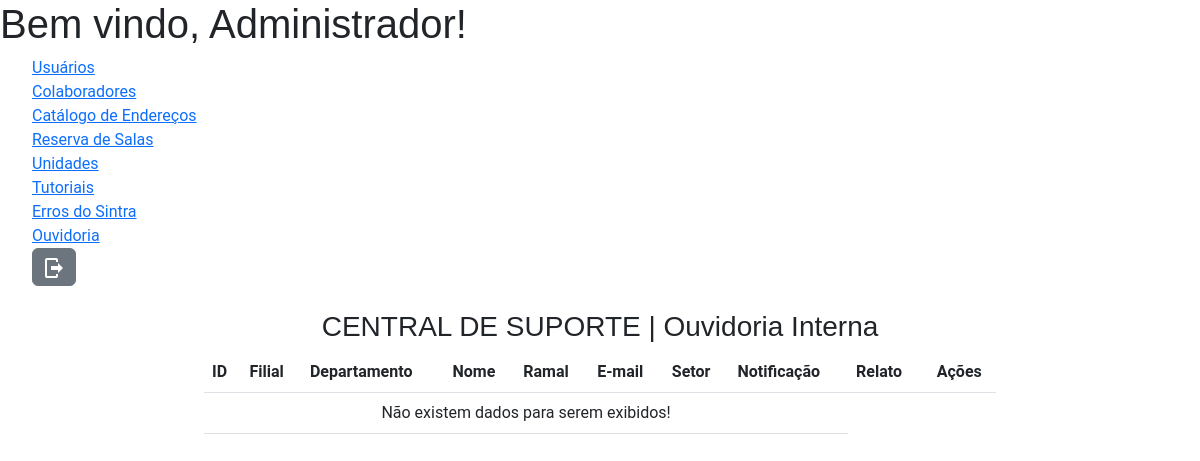
The app's page /admin/pages/ouvid-list.php (signed in), older data.
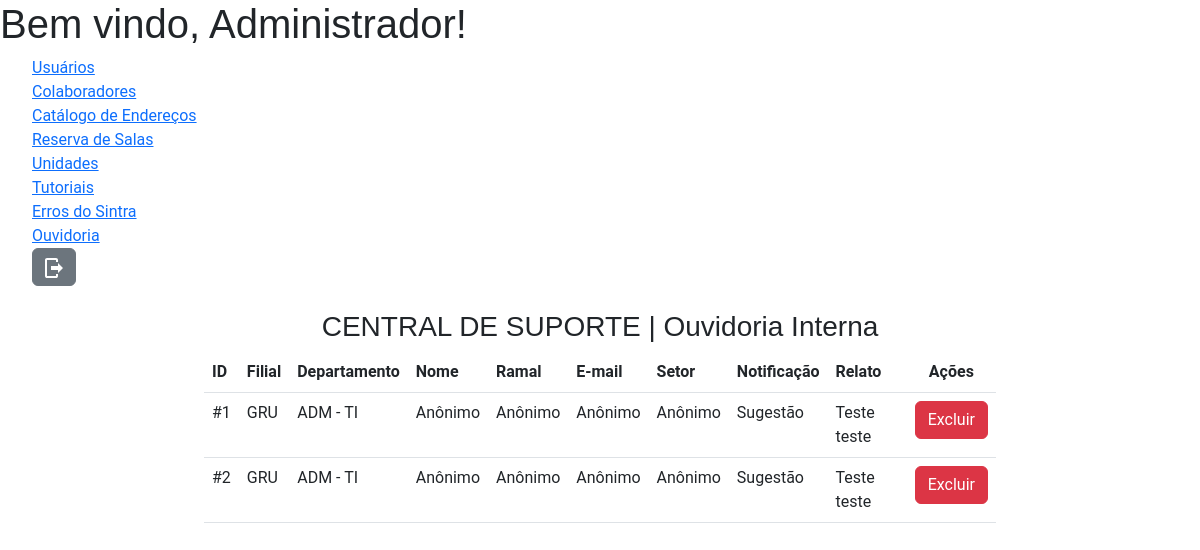
The same page, newer data.
### tables this page shows
CREATE TABLE `usuarios` (
  `id` int(11) NOT NULL,
  `username` varchar(255) NOT NULL,
  `login` varchar(255) NOT NULL,
  `email` varchar(255) NOT NULL,
  `password` varchar(32) NOT NULL,
  `profile` varchar(255) DEFAULT 'user'
);

CREATE TABLE `ombudsman` (
  `id` int(11) NOT NULL,
  `company` varchar(12) NOT NULL,
  `department` varchar(50) NOT NULL,
  `name` varchar(100) NOT NULL,
  `phone` varchar(7) NOT NULL,
  `email` varchar(255) NOT NULL,
  `sector` varchar(100) NOT NULL,
  `notification` varchar(100) NOT NULL,
  `report` varchar(500) NOT NULL
);

### admin/pages/ouvid-list.php (the view, shortened to what this page needs)
<?php
    include_once '../php_action/db_connect.php';
    $id = $_SESSION['id_usuario'];
    $sql = "SELECT * FROM usuarios WHERE id = '$id'";
    $resultado = mysqli_query($connect, $sql);
    $dados = mysqli_fetch_array($resultado);
    include_once '../includes/header.php';
?>
    <div class="row no-gutters mt-4">
        <div class="col-12 col-md-8 offset-md-2">
            <h3 class="text-center">CENTRAL DE SUPORTE | Ouvidoria Interna</h3>
            <table class="table">
                <thead class="thead-dark">
                    <tr>
                        <th>ID</th>
                        <th>Filial</th>
                        <th>Departamento</th>
                        <th>Nome</th>
                        <th>Ramal</th>
                        <th>E-mail</th>
                        <th>Setor</th>
                        <th>Notificação</th>
                        <th>Relato</th>
                        <th class="text-center">Ações</th>
                    </tr>
                </thead>
                <tbody>
                    <?php
                        $sql = "SELECT * FROM ombudsman";
                        $resultado = mysqli_query($connect, $sql);
                        if(mysqli_num_rows($resultado) > 0):
                        while($dados = mysqli_fetch_array($resultado)):
                    ?>
                    <tr>
                        <td>#<?php echo $dados['id']; ?></td>
                        <td><?php echo $dados['company']; ?></td>
                        <td><?php echo $dados['department']; ?></td>
                        <td><?php echo $dados['name']; ?></td>
                        <td><?php echo $dados['phone']; ?></td>
                        <td><?php echo $dados['email']; ?></td>
                        <td><?php echo $dados['sector'] ?></td>
                        <td><?php echo $dados['notification'] ?></td>
                        <td><?php echo $dados['report'] ?></td>
                        <td><a data-bs-toggle="modal" data-bs-target="#deleteModal<?php echo $dados['id']; ?>" class="btn btn-danger">Excluir</a></td>
                    </tr>
                    <?php
                        endwhile;
                    else : ?>
                        <tr>
                            <td colspan="8" class="text-center">Não existem dados para serem exibidos!</td>
                        </tr>
                    <?php
                        endif;
                    ?>
                </tbody>
            </table>
        </div>
    </div>
<?php
    include_once '../includes/footer.php';
?>

### admin/includes/header.php (shortened to what this page needs)
<!DOCTYPE html>
<html lang="pt-br">
<head>
    <link rel="stylesheet" href="../assets/css/style.css">
    <link href="https://cdn.jsdelivr.net/npm/bootstrap@5.2.2/dist/css/bootstrap.min.css" rel="stylesheet">
</head>
<body>
<h1>Bem vindo, <?php echo $dados['username']; ?>!</h1>
<nav class="admin-nav">
    <ul class="admin-nav-list">
        <li class="admin-nav-item"><a href="users-list.php">Usuários</a></li>
        <li class="admin-nav-item"><a href="colab-list.php">Colaboradores</a></li>
        <li class="admin-nav-item"><a href="catend-list.php">Catálogo de Endereços</a></li>
        <li class="admin-nav-item"><a href="#">Reserva de Salas</a></li>
        <li class="admin-nav-item"><a href="company-list.php">Unidades</a></li>
        <li class="admin-nav-item"><a href="tutorials-list.php">Tutoriais</a></li>
        <li class="admin-nav-item"><a href="errors-list.php">Erros do Sintra</a></li>
        <li class="admin-nav-item"><a href="ouvid-list.php">Ouvidoria</a></li>
        <li class="admin-nav-item">
            <a href="../logout.php">
                <button class="btn btn-secondary">
                    <img src="../assets/images/icon-logout.svg" alt="">
                </button>
            </a>
        </li>
    </ul>
</nav>

### admin/includes/footer.php (shortened to what this page needs)
</body>
</html>

### assets/css/style.css (style rules this page uses)
h1, h2, h3, h4, h5, h6 { font-family: 'Ubuntu', sans-serif; }
p, li, span, a, th, td { font-family: 'Roboto', sans-serif; }
* { padding: 0; margin: 0; }
ul { list-style: none; }

Row changes from the older to the newer data that the page shows:
added ombudsman: id "1", company "GRU", department "ADM - TI", name "Anônimo", phone "Anônimo", email "Anônimo", sector "Anônimo", notification "Sugestão", report "Teste teste"
added ombudsman: id "2", company "GRU", department "ADM - TI", name "Anônimo", phone "Anônimo", email "Anônimo", sector "Anônimo", notification "Sugestão", report "Teste teste"
Text that changed along with them:
text no longer shown: "Não existem dados para serem exibidos!"
